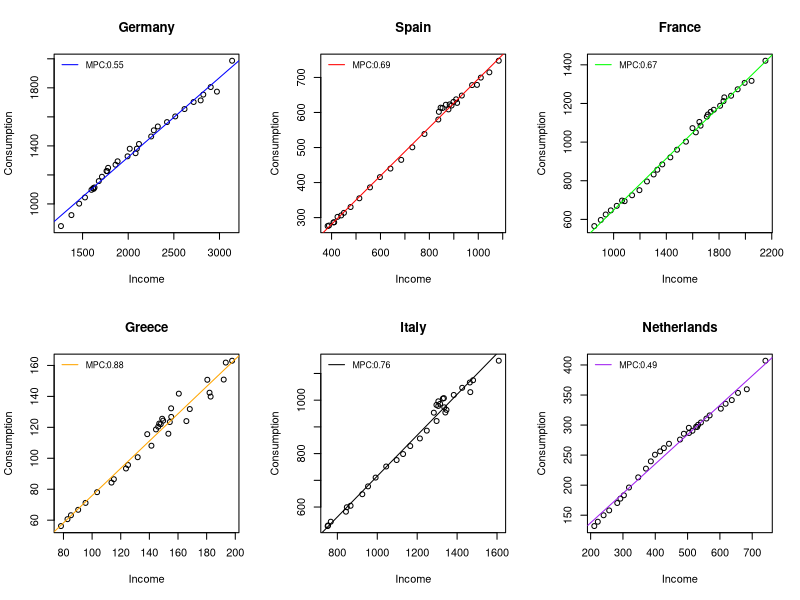

R code for this plot:
library(readxl)

data_mpc <- read_excel("Lesson 3 - 02.05.2023/data_mpc.xlsx", 
                       sheet = 1, skip = 1)

countries <- unique(data_mpc$country)

cols <- c("blue", "red", "green", "orange", "black", "purple")

par(mfrow = c(2, 3))

for (i in 1:length(countries)) {
  
  plot(x = data_mpc$income[data_mpc$country == countries[i]],
       y = data_mpc$consumption[data_mpc$country == countries[i]],
       xlim = c(min(data_mpc$income[data_mpc$country == countries[i]]), 
                max(data_mpc$income[data_mpc$country == countries[i]])),
       ylim = c(min(data_mpc$consumption[data_mpc$country == countries[i]]), 
                max(data_mpc$consumption[data_mpc$country == countries[i]])),
       main = countries[i],
       xlab = "Income",
       ylab = "Consumption")
  
  reg <- lm(data_mpc$consumption[data_mpc$country == countries[i]] ~ 
              data_mpc$income[data_mpc$country == countries[i]])
  
  abline(reg, col = cols[i])
  
  legend("topleft",
         legend = paste0("MPC:",round(reg$coefficients[2], digits = 2)),
         col = cols[i], 
         lty = 1, 
         lwd = 1, 
         bty = "n", 
         cex = 0.8)
  
}
